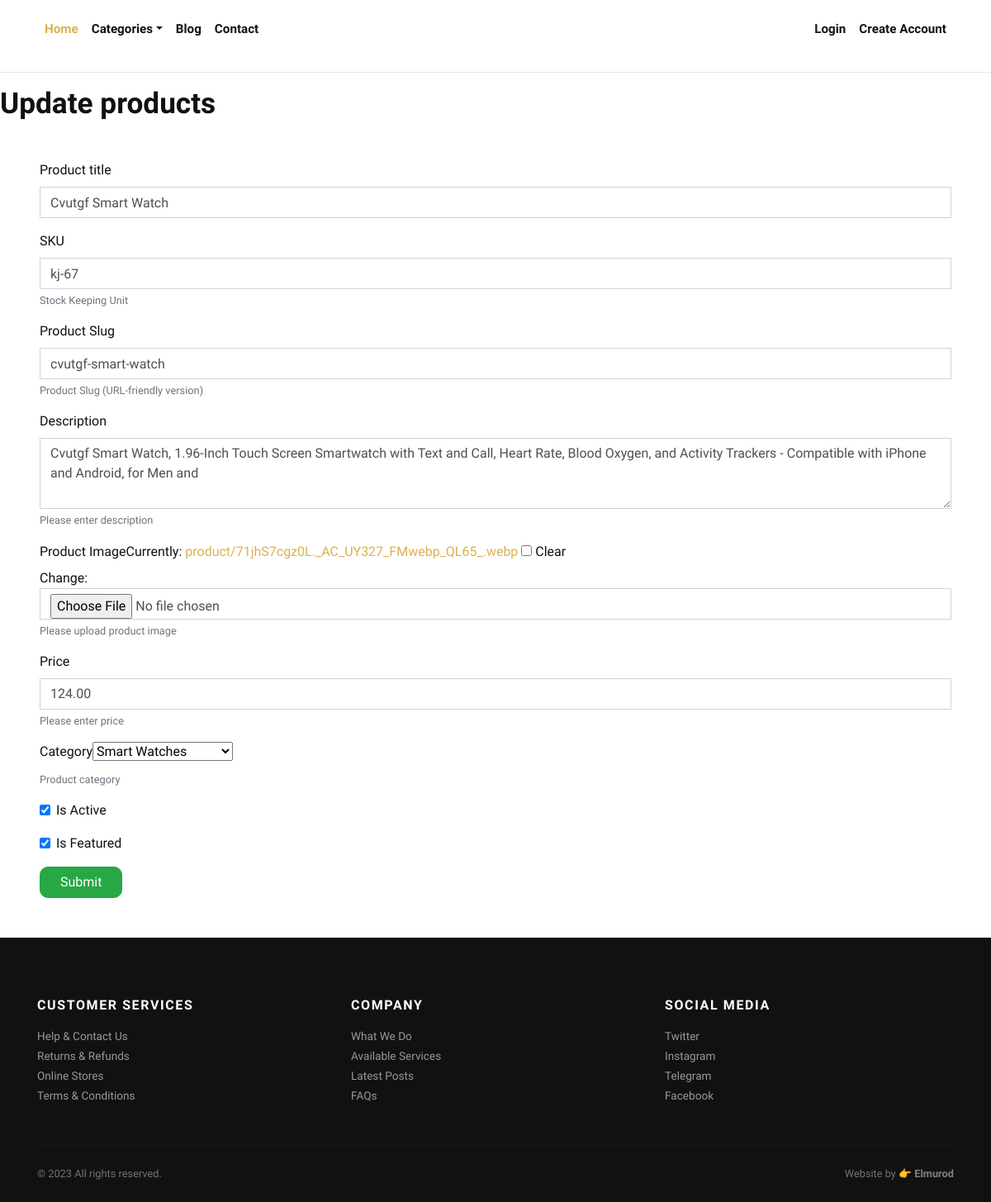
Page /update_product/38 on the committed database.
### store/models.py (models this page shows, shortened)
class Product(models.Model):
    title = models.CharField(max_length=150, verbose_name="Product Title")
    slug = models.SlugField(max_length=160, verbose_name="Product Slug")
    sku = models.CharField(max_length=255, unique=True, verbose_name="Unique Product ID (SKU)")
    short_description = models.TextField(verbose_name="Short Description")
    detail_description = models.TextField(blank=True, null=True, verbose_name="Detail Description")
    product_image = models.ImageField(upload_to='product', blank=True, null=True, verbose_name="Product Image")
    price = models.DecimalField(max_digits=8, decimal_places=2)
    category = models.ForeignKey(Category, verbose_name="Product Categoy", on_delete=models.CASCADE)
    is_active = models.BooleanField(verbose_name="Is Active?")
    is_featured = models.BooleanField(verbose_name="Is Featured?")
    created_at = models.DateTimeField(auto_now_add=True, verbose_name="Created Date")
    updated_at = models.DateTimeField(auto_now=True, verbose_name="Updated Date")
    class Meta:
        verbose_name_plural = 'Products'
        ordering = ('-created_at', )

class Category(models.Model):
    title = models.CharField(max_length=50, verbose_name="Category Title")
    slug = models.SlugField(max_length=55, verbose_name="Category Slug")
    description = models.TextField(blank=True, verbose_name="Category Description")
    category_image = models.ImageField(upload_to='category', blank=True, null=True, verbose_name="Category Image")
    is_active = models.BooleanField(verbose_name="Is Active?")
    is_featured = models.BooleanField(verbose_name="Is Featured?")
    created_at = models.DateTimeField(auto_now_add=True, verbose_name="Created Date")
    updated_at = models.DateTimeField(auto_now=True, verbose_name="Updated Date")
    class Meta:
        verbose_name_plural = 'Categories'
        ordering = ('-created_at', )
    def __str__(self):
        return self.title

### store/views.py (the view)
# urls.py: path("update_product/<int:pk>", ProductUpdateView.as_view(), name="update_product"),
class ProductUpdateView(UpdateView):
    model = Product
    form_class = ProductForm
    template_name = 'update_product.html'
    success_url = '/categories/'
    permission_required = 'store.change_product'
    def get_queryset(self):
        return Product.objects.filter(id=self.kwargs['pk'])

### store/context_preprocessors.py (called while the page is built)
def store_menu(request):
    categories = Category.objects.filter(is_active=True)
    context = {
        'categories_menu': categories,
    }
    return context

def cart_menu(request):
    if request.user.is_authenticated:
        cart_items= Cart.objects.filter(user=request.user)
        context = {
            'cart_items': cart_items,
        }
    else:
        context = {}
    return context

### store/templates/update_product.html (shortened to what this page needs)
{% extends 'base.html' %}
{% load django_bootstrap5 %}
{% load static %}
{% block content %}
    <h1>Update products</h1>
    {% include "form_snippets.html" with form=form %}
{% endblock %}

### templates/form_snippets.html (shortened to what this page needs)
{% load static %}
{% load django_bootstrap5 %}
<form class="panel-body m-5 " method="POST" enctype="multipart/form-data">
  {% bootstrap_form form %}
  <button style="border-radius: 10px;" class="btn btn-success" type="submit">
    {% if btn_text %}
      {{ btn_text }}
    {% else %}
      Submit
    {% endif %}
  </button>
</form>

### jewelryshop/static/css/style.default.css (style rules this page uses)
.btn { font-weight: 400; border: 1px solid transparent; font-family: inherit; padding: 0.375rem 1.5rem; font-size: 1rem; line-height: 1.5; border-radius: 0; transition: color 0.15s ease-in-out, background-color 0.15s ease-in-out, border-color 0.15s ease-in-out, box-shadow 0.15s ease-in-out; }
.btn-success { color: #fff; background-color: #28a745; border-color: #28a745; }
body { font-family: "Libre Franklin", sans-serif; font-size: 1rem; font-weight: 400; line-height: 1.5; color: #111111; background-color: #fff; }
a { color: #dcb14a; text-decoration: none; }
h1, h2, h3, h4, h5, h6, .h1, .h2, .h3, .h4, .h5, .h6 { margin-bottom: 0.5rem; font-family: inherit; font-weight: 900; line-height: 1.2; color: inherit; }
h1, .h1 { font-size: 2.2rem; }
small, .small { font-size: 80%; font-weight: 400; }
.form-control { padding: 0.375rem 0.75rem; font-size: 1rem; line-height: 1.5; color: #495057; background-color: #fff; border: 1px solid #ced4da; border-radius: 0; transition: border-color 0.15s ease-in-out, box-shadow 0.15s ease-in-out; }
.form-control::placeholder { color: #adb5bd; font-size: 0.85rem; font-weight: 400; }

### rows in the picture
Product: title "Cvutgf Smart Watch", sku "kj-67", slug "cvutgf-smart-watch", short_description "Cvutgf Smart Watch, 1.96-Inch Touch Screen Smartwatch with Text and Call, Heart Rate, Blood Oxygen, and Activity Trackers - Compatible with iPhone and Android, for Men and", price "124.00", category "Smart Watches", is_active "☑", is_featured "☑"
